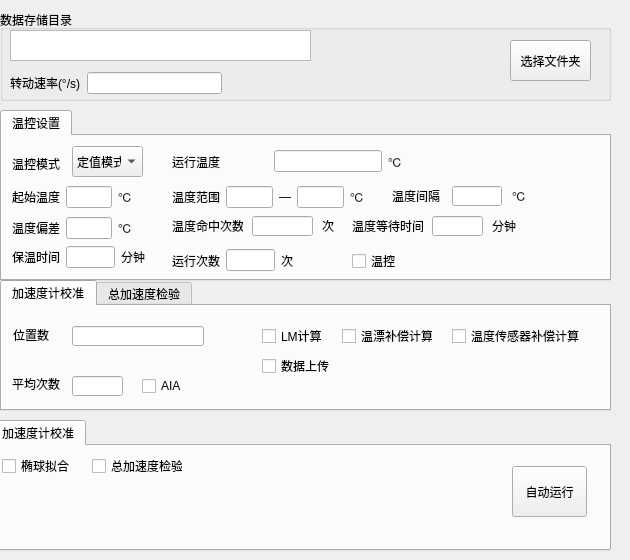
      <widget class="QWidget" name="tab">
       <attribute name="title">
        <string>校准设置</string>
       </attribute>
       <widget class="QTabWidget" name="tabWidget_CalRun">
        <property name="geometry">
         <rect>
          <x>-10</x>
          <y>420</y>
          <width>621</width>
          <height>131</height>
         </rect>
        </property>
        <property name="currentIndex">
         <number>0</number>
        </property>
        <widget class="QWidget" name="tab_19">
         <attribute name="title">
          <string>加速度计校准</string>
         </attribute>
         <widget class="QCheckBox" name="checkBox_EllipsoidFitting">
          <property name="geometry">
           <rect>
            <x>10</x>
            <y>10</y>
            <width>111</width>
            <height>20</height>
           </rect>
          </property>
          <property name="text">
           <string>椭球拟合</string>
          </property>
         </widget>
         <widget class="QPushButton" name="pushButton_AccCalRun">
          <property name="geometry">
           <rect>
            <x>520</x>
            <y>20</y>
            <width>75</width>
            <height>51</height>
           </rect>
          </property>
          <property name="text">
           <string>自动运行</string>
          </property>
         </widget>
         <widget class="QCheckBox" name="checkBox_TotalAccelerationCheck">
          <property name="geometry">
           <rect>
            <x>100</x>
            <y>10</y>
            <width>91</width>
            <height>20</height>
           </rect>
          </property>
          <property name="text">
           <string>总加速度检验</string>
          </property>
         </widget>
        </widget>
       </widget>
       <widget class="QGroupBox" name="groupBox_TurntableAutoController">
        <property name="geometry">
         <rect>
          <x>0</x>
          <y>10</y>
          <width>611</width>
          <height>91</height>
         </rect>
        </property>
        <property name="title">
         <string>数据存储目录</string>
        </property>
        <widget class="QWidget" name="layoutWidget_27">
         <property name="geometry">
          <rect>
           <x>10</x>
           <y>60</y>
           <width>212</width>
           <height>26</height>
          </rect>
         </property>
         <layout class="QHBoxLayout" name="horizontalLayout_8">
          <item>
           <widget class="QLabel" name="label_RotationSpeedSet">
            <property name="text">
             <string>转动速率(°/s)</string>
            </property>
           </widget>
          </item>
          <item>
           <widget class="QLineEdit" name="lineEdit_RotationSpeedSet">
            <property name="cursorPosition">
             <number>0</number>
            </property>
           </widget>
          </item>
         </layout>
        </widget>
        <widget class="QPushButton" name="pushButton_AccDataSaveDirectorySelect_Auto">
         <property name="geometry">
          <rect>
           <x>510</x>
           <y>30</y>
           <width>81</width>
           <height>41</height>
          </rect>
         </property>
         <property name="text">
          <string>选择文件夹</string>
         </property>
        </widget>
        <widget class="QTextEdit" name="textEdit_AccDataSaveDirectory_Auto">
         <property name="geometry">
          <rect>
           <x>10</x>
           <y>20</y>
           <width>301</width>
           <height>31</height>
          </rect>
         </property>
        </widget>
       </widget>
       <widget class="QTabWidget" name="tabWidget_CalItemParaSet">
        <property name="geometry">
         <rect>
          <x>0</x>
          <y>280</y>
          <width>611</width>
          <height>131</height>
         </rect>
        </property>
        <property name="currentIndex">
         <number>0</number>
        </property>
        <widget class="QWidget" name="tab_5">
         <attribute name="title">
          <string>加速度计校准</string>
         </attribute>
         <widget class="QCheckBox" name="checkBox_LMCalcu">
          <property name="geometry">
           <rect>
            <x>260</x>
            <y>20</y>
            <width>91</width>
            <height>20</height>
           </rect>
          </property>
          <property name="text">
           <string>LM计算</string>
          </property>
         </widget>
         <widget class="QLabel" name="ave_2">
          <property name="geometry">
           <rect>
            <x>10</x>
            <y>70</y>
            <width>48</width>
            <height>16</height>
           </rect>
          </property>
          <property name="text">
           <string>平均次数</string>
          </property>
         </widget>
         <widget class="QCheckBox" name="checkBox_AIAEnableOfAccCal">
          <property name="geometry">
           <rect>
            <x>140</x>
            <y>70</y>
            <width>79</width>
            <height>20</height>
           </rect>
          </property>
          <property name="text">
           <string>AIA</string>
          </property>
         </widget>
         <widget class="QLineEdit" name="lineEdit_AverageNumOfAccCal">
          <property name="geometry">
           <rect>
            <x>70</x>
            <y>70</y>
            <width>51</width>
            <height>20</height>
           </rect>
          </property>
         </widget>
         <widget class="QLineEdit" name="lineEdit_PositionNumOfAccCal">
          <property name="enabled">
           <bool>true</bool>
          </property>
          <property name="geometry">
           <rect>
            <x>70</x>
            <y>20</y>
            <width>132</width>
            <height>20</height>
           </rect>
          </property>
         </widget>
         <widget class="QLabel" name="label_RotationAngleSet_2">
          <property name="geometry">
           <rect>
            <x>11</x>
            <y>21</y>
            <width>40</width>
            <height>16</height>
           </rect>
          </property>
          <property name="text">
           <string>位置数 </string>
          </property>
         </widget>
         <widget class="QCheckBox" name="checkBox_AccTdcCalcuEnable">
          <property name="geometry">
           <rect>
            <x>340</x>
            <y>20</y>
            <width>91</width>
            <height>20</height>
           </rect>
          </property>
          <property name="text">
           <string>温漂补偿计算</string>
          </property>
         </widget>
         <widget class="QCheckBox" name="checkBox_TpsCompCalcuEnable">
          <property name="geometry">
           <rect>
            <x>450</x>
            <y>20</y>
            <width>131</width>
            <height>20</height>
           </rect>
          </property>
          <property name="text">
           <string>温度传感器补偿计算</string>
          </property>
         </widget>
         <widget class="QCheckBox" name="checkBox_AccCalFTPPush">
          <property name="geometry">
           <rect>
            <x>260</x>
            <y>50</y>
            <width>91</width>
            <height>20</height>
           </rect>
          </property>
          <property name="text">
           <string>数据上传</string>
          </property>
         </widget>
        </widget>
        <widget class="QWidget" name="tab_6">
         <attribute name="title">
          <string>总加速度检验</string>
         </attribute>
         <widget class="QLabel" name="ave_3">
          <property name="geometry">
           <rect>
            <x>10</x>
            <y>10</y>
            <width>48</width>
            <height>16</height>
           </rect>
          </property>
          <property name="text">
           <string>平均次数</string>
          </property>
         </widget>
         <widget class="QLineEdit" name="lineEdit_AverageNumOfTotalAccelerationCheck">
          <property name="geometry">
           <rect>
            <x>70</x>
            <y>10</y>
            <width>51</width>
            <height>20</height>
           </rect>
          </property>
         </widget>
         <widget class="QCheckBox" name="checkBox_AIAEnableOfTotalAccelerationCheck">
          <property name="geometry">
           <rect>
            <x>140</x>
            <y>10</y>
            <width>79</width>
            <height>20</height>
           </rect>
          </property>
          <property name="text">
           <string>AIA</string>
          </property>
         </widget>
        </widget>
       </widget>
       <widget class="QTabWidget" name="tabWidget_TemperatureControl">
        <property name="geometry">
         <rect>
          <x>0</x>
          <y>110</y>
          <width>611</width>
          <height>171</height>
         </rect>
        </property>
        <property name="currentIndex">
         <number>0</number>
        </property>
        <widget class="QWidget" name="tab_20">
         <attribute name="title">
          <string>温控设置</string>
         </attribute>
         <widget class="QComboBox" name="comboBox_TemperatureControlMode">
          <property name="geometry">
           <rect>
            <x>70</x>
            <y>10</y>
            <width>71</width>
            <height>31</height>
           </rect>
          </property>
          <property name="cursor">
           <cursorShape>ArrowCursor</cursorShape>
          </property>
          <property name="currentIndex">
           <number>0</number>
          </property>
          <property name="insertPolicy">
           <enum>QComboBox::InsertAtBottom</enum>
          </property>
          <item>
           <property name="text">
            <string>定值模式</string>
           </property>
          </item>
          <item>
           <property name="text">
            <string>程序模式</string>
           </property>
          </item>
         </widget>
         <widget class="QLabel" name="arr_18">
          <property name="geometry">
           <rect>
            <x>10</x>
            <y>20</y>
            <width>51</width>
            <height>16</height>
           </rect>
          </property>
          <property name="text">
           <string>温控模式</string>
          </property>
         </widget>
         <widget class="QWidget" name="layoutWidget_9">
          <property name="geometry">
           <rect>
            <x>170</x>
            <y>10</y>
            <width>231</width>
            <height>31</height>
           </rect>
          </property>
          <layout class="QHBoxLayout" name="horizontalLayout_45">
           <item>
            <widget class="QLabel" name="label_RotationAngleSet_39">
             <property name="text">
              <string>运行温度</string>
             </property>
            </widget>
           </item>
           <item>
            <spacer name="horizontalSpacer_5">
             <property name="orientation">
              <enum>Qt::Horizontal</enum>
             </property>
             <property name="sizeHint" stdset="0">
              <size>
               <width>0</width>
               <height>20</height>
              </size>
             </property>
            </spacer>
           </item>
           <item>
            <widget class="QLineEdit" name="lineEdit_OperatingTemperature"/>
           </item>
           <item>
            <widget class="QLabel" name="label_RotationAngleSet_41">
             <property name="text">
              <string>℃</string>
             </property>
            </widget>
           </item>
          </layout>
         </widget>
         <widget class="QLabel" name="label_RotationAngleSet_30">
          <property name="geometry">
           <rect>
            <x>510</x>
            <y>50</y>
            <width>16</width>
            <height>20</height>
           </rect>
          </property>
          <property name="text">
           <string>℃</string>
          </property>
         </widget>
         <widget class="QLineEdit" name="lineEdit_TemperatureInterval">
          <property name="geometry">
           <rect>
            <x>450</x>
            <y>50</y>
            <width>50</width>
            <height>20</height>
           </rect>
          </property>
         </widget>
         <widget class="QWidget" name="layoutWidget_33">
          <property name="geometry">
           <rect>
            <x>170</x>
            <y>50</y>
            <width>193</width>
            <height>22</height>
           </rect>
          </property>
          <layout class="QHBoxLayout" name="horizontalLayout_42">
           <item>
            <widget class="QLabel" name="label_RotationAngleSet_26">
             <property name="text">
              <string>温度范围</string>
             </property>
            </widget>
           </item>
           <item>
            <widget class="QLineEdit" name="lineEdit_TemperatureRange1"/>
           </item>
           <item>
            <widget class="QLabel" name="label_RotationAngleSet_24">
             <property name="text">
              <string>—</string>
             </property>
            </widget>
           </item>
           <item>
            <widget class="QLineEdit" name="lineEdit_TemperatureRange2"/>
           </item>
           <item>
            <widget class="QLabel" name="label_RotationAngleSet_25">
             <property name="text">
              <string>℃</string>
             </property>
            </widget>
           </item>
          </layout>
         </widget>
         <widget class="QWidget" name="layoutWidget_4">
          <property name="geometry">
           <rect>
            <x>10</x>
            <y>50</y>
            <width>121</width>
            <height>22</height>
           </rect>
          </property>
          <layout class="QHBoxLayout" name="horizontalLayout_52">
           <item>
            <widget class="QLabel" name="label_RotationAngleSet_32">
             <property name="text">
              <string>起始温度</string>
             </property>
            </widget>
           </item>
           <item>
            <widget class="QLineEdit" name="lineEdit_StartTemperature"/>
           </item>
           <item>
            <widget class="QLabel" name="label_RotationAngleSet_31">
             <property name="text">
              <string>℃</string>
             </property>
            </widget>
           </item>
          </layout>
         </widget>
         <widget class="QLabel" name="label_RotationAngleSet_29">
          <property name="geometry">
           <rect>
            <x>390</x>
            <y>50</y>
            <width>48</width>
            <height>20</height>
           </rect>
          </property>
          <property name="text">
           <string>温度间隔</string>
          </property>
         </widget>
         <widget class="QWidget" name="layoutWidget_34">
          <property name="geometry">
           <rect>
            <x>10</x>
            <y>110</y>
            <width>133</width>
            <height>22</height>
           </rect>
          </property>
          <layout class="QHBoxLayout" name="horizontalLayout_43">
           <item>
            <widget class="QLabel" name="label_RotationAngleSet_27">
             <property name="text">
              <string>保温时间</string>
             </property>
            </widget>
           </item>
           <item>
            <widget class="QLineEdit" name="lineEdit_TemperatureHoldTime"/>
           </item>
           <item>
            <widget class="QLabel" name="label_RotationAngleSet_28">
             <property name="text">
              <string>分钟</string>
             </property>
            </widget>
           </item>
          </layout>
         </widget>
         <widget class="QWidget" name="layoutWidget_5">
          <property name="geometry">
           <rect>
            <x>10</x>
            <y>80</y>
            <width>121</width>
            <height>24</height>
           </rect>
          </property>
          <layout class="QHBoxLayout" name="horizontalLayout_51">
           <item>
            <widget class="QLabel" name="label_RotationAngleSet_50">
             <property name="text">
              <string>温度偏差</string>
             </property>
            </widget>
           </item>
           <item>
            <widget class="QLineEdit" name="lineEdit_TemperatureDeviation"/>
           </item>
           <item>
            <widget class="QLabel" name="label_RotationAngleSet_54">
             <property name="text">
              <string>℃</string>
             </property>
            </widget>
           </item>
          </layout>
         </widget>
         <widget class="QLabel" name="label_RotationAngleSet_56">
          <property name="geometry">
           <rect>
            <x>490</x>
            <y>80</y>
            <width>31</width>
            <height>20</height>
           </rect>
          </property>
          <property name="text">
           <string>分钟</string>
          </property>
         </widget>
         <widget class="QLabel" name="label_RotationAngleSet_51">
          <property name="geometry">
           <rect>
            <x>170</x>
            <y>80</y>
            <width>71</width>
            <height>20</height>
           </rect>
          </property>
          <property name="text">
           <string>温度命中次数</string>
          </property>
         </widget>
         <widget class="QLineEdit" name="lineEdit_TemperatureHitCount">
          <property name="geometry">
           <rect>
            <x>250</x>
            <y>80</y>
            <width>61</width>
            <height>20</height>
           </rect>
          </property>
         </widget>
         <widget class="QLabel" name="label_RotationAngleSet_52">
          <property name="geometry">
           <rect>
            <x>350</x>
            <y>80</y>
            <width>71</width>
            <height>20</height>
           </rect>
          </property>
          <property name="text">
           <string>温度等待时间</string>
          </property>
         </widget>
         <widget class="QLabel" name="label_RotationAngleSet_55">
          <property name="geometry">
           <rect>
            <x>320</x>
            <y>80</y>
            <width>21</width>
            <height>20</height>
           </rect>
          </property>
          <property name="text">
           <string>次</string>
          </property>
         </widget>
         <widget class="QLineEdit" name="lineEdit_TemperatureWaitTime">
          <property name="geometry">
           <rect>
            <x>430</x>
            <y>80</y>
            <width>51</width>
            <height>20</height>
           </rect>
          </property>
         </widget>
         <widget class="QCheckBox" name="checkBox_TemperatureControlEnable">
          <property name="geometry">
           <rect>
            <x>350</x>
            <y>115</y>
            <width>71</width>
            <height>20</height>
           </rect>
          </property>
          <property name="text">
           <string>温控</string>
          </property>
         </widget>
         <widget class="QWidget" name="layoutWidget_24">
          <property name="geometry">
           <rect>
            <x>170</x>
            <y>110</y>
            <width>121</width>
            <height>29</height>
           </rect>
          </property>
          <layout class="QHBoxLayout" name="horizontalLayout_44">
           <item>
            <widget class="QLabel" name="label_RotationAngleSet_37">
             <property name="text">
              <string>运行次数</string>
             </property>
            </widget>
           </item>
           <item>
            <widget class="QLineEdit" name="lineEdit_RunNum"/>
           </item>
           <item>
            <widget class="QLabel" name="label_RotationAngleSet_38">
             <property name="text">
              <string>次</string>
             </property>
            </widget>
           </item>
          </layout>
         </widget>
        </widget>
       </widget>
      </widget>
